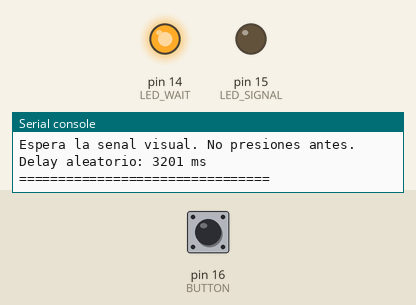
Bench run of a program on a simulated MicroPython board. Shown: output pins drawn as LEDs (lit = HIGH), the last lines printed to the serial console. The inputs (shaded band) are chosen by the test bench; at power-on: pin 16 (BUTTON) HIGH. Random numbers come from a fixed seed.

Above: at 1.2 s.
1.3 s: pin 16 (BUTTON) pulled LOW for 0.15 s
4.4 s: pin 16 (BUTTON) pulled LOW for 1 s
9.9 s: pin 16 (BUTTON) pulled LOW for 3.2 s
At 16.05 s:
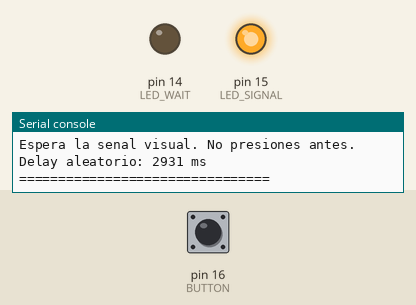
16.1 s: pin 16 (BUTTON) pulled LOW for 0.15 s
At 17.4 s:
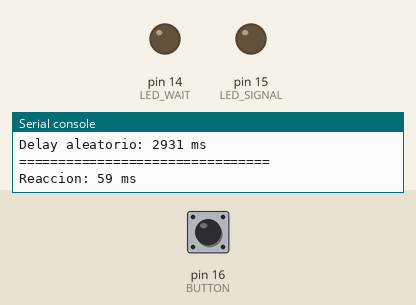
Timing chart, 0 to 28.5 s (numbered marks = the images above; inputs shaded):
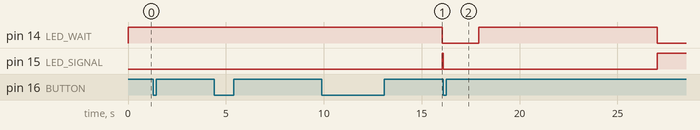

The program:

reaction_game.py
```python
from machine import Pin, Timer
from time import ticks_ms, ticks_diff, sleep_ms
from random import randint

LED_SIGNAL = Pin(15, Pin.OUT)
LED_WAIT   = Pin(14, Pin.OUT)
BUTTON     = Pin(16, Pin.IN, Pin.PULL_UP)

STATE_WAITING = 0   # esperando la senal, no hay que presionar todavia
STATE_READY   = 1   # senal encendida, midiendo tiempo de reaccion
STATE_DONE    = 2   # ya hay un resultado pendiente de mostrar

state = STATE_DONE  # aun no hay ronda activa hasta el primer schedule_round()

start_ms = 0
reaction_ms = 0
result_ready = False
false_start = False
last_irq_ms = 0
round_number = 0

timer = Timer(-1)


def show_signal(t):
    global state, start_ms
    LED_SIGNAL.on()
    LED_WAIT.off()
    start_ms = ticks_ms()
    state = STATE_READY


def button_irq(pin):
    global state, reaction_ms, result_ready, false_start, last_irq_ms

    now = ticks_ms()
    if ticks_diff(now, last_irq_ms) < 80:
        return  # rebote mecanico: ignorar
    last_irq_ms = now

    if state == STATE_READY:
        # presiono despues de la senal: reaccion valida
        reaction_ms = ticks_diff(now, start_ms)
        LED_SIGNAL.off()
        result_ready = True
        state = STATE_DONE

    elif state == STATE_WAITING:
        # presiono antes de que apareciera la senal: cancelamos el timer pendiente
        timer.deinit()
        false_start = True
        result_ready = True
        state = STATE_DONE

    # si state == STATE_DONE, ya hay un resultado pendiente: ignoramos clicks extra


BUTTON.irq(trigger=Pin.IRQ_FALLING, handler=button_irq)


def schedule_round():
    global state, result_ready, false_start, round_number

    round_number += 1
    LED_SIGNAL.off()
    LED_WAIT.on()
    result_ready = False
    false_start = False
    state = STATE_WAITING

    delay_ms = randint(1000, 10000)
    print("\n================================")
    print("Round", round_number)
    print("Espera la senal visual. No presiones antes.")
    print("Delay aleatorio:", delay_ms, "ms")
    print("================================")

    timer.init(mode=Timer.ONE_SHOT, period=delay_ms, callback=show_signal)


schedule_round()

while True:
    if result_ready:
        result_ready = False
        if false_start:
            print("SALIDA FALSA: presionaste antes de la senal")
        else:
            print("Reaccion:", reaction_ms, "ms")

        sleep_ms(1800)

        while BUTTON.value() == 0:  # esperar a que sueltes el boton
            sleep_ms(10)

        schedule_round()

    sleep_ms(20)
```

Measured:
- after the input at 16.1 s, pin 14 (LED_WAIT): LOW → HIGH after 1.8 s, → LOW 9.1 s later; pin 15 (LED_SIGNAL): HIGH → LOW at once, → HIGH 10.9 s later
